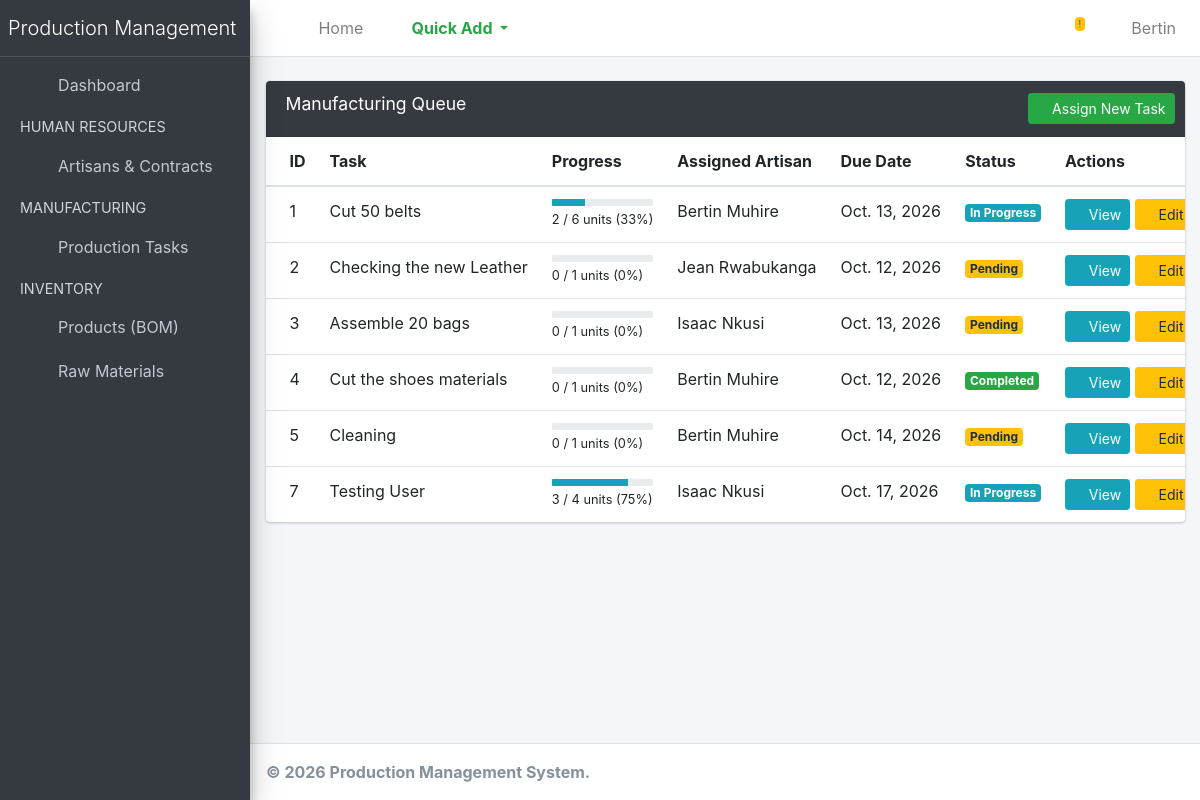
/production/tasks/ (signed in), run on an earlier commit of the app's database.
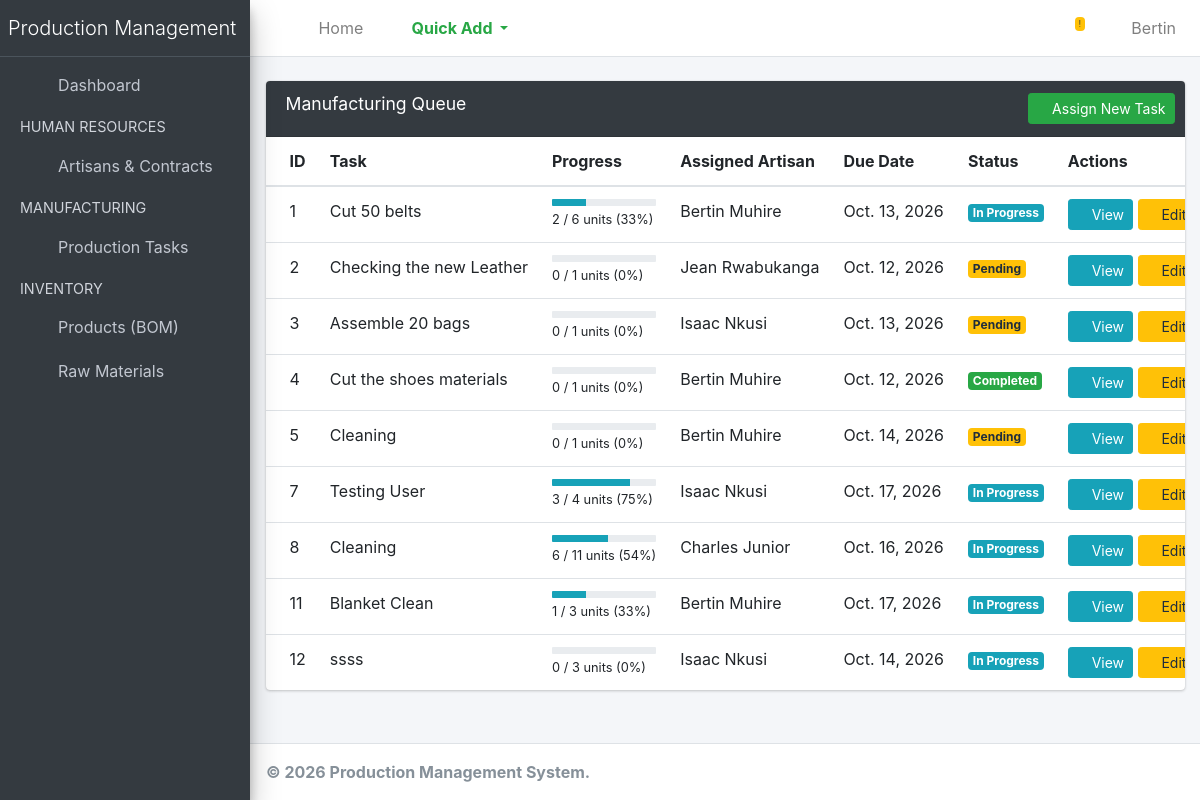
And on a later commit of the database.
### production/models.py (models this page shows, shortened)
class ProductionTask(models.Model):
    STATUS_CHOICES = [
        ('Pending', 'Pending'),
        ('In Progress', 'In Progress'),
        ('Completed', 'Completed'),
    ]
    title = models.CharField(max_length=200, help_text="e.g. Batch 1: Classic Belts")
    product = models.ForeignKey(Product, on_delete=models.PROTECT, related_name='tasks', null=True)
    target_quantity = models.PositiveIntegerField(default=1)
    produced_quantity = models.PositiveIntegerField(default=0)
    description = models.TextField(blank=True, null=True)
    assigned_to = models.ForeignKey(Employee, on_delete=models.SET_NULL, null=True, related_name='tasks')
    status = models.CharField(max_length=20, choices=STATUS_CHOICES, default='Pending')
    due_date = models.DateField()
    created_at = models.DateTimeField(auto_now_add=True)
    @property
    def progress_percentage(self):
        if self.target_quantity == 0:
            return 0
        return int((self.produced_quantity / self.target_quantity) * 100)
    def __init__(self, *args, **kwargs):
        super().__init__(*args, **kwargs)
        self._original_target = self.target_quantity if self.pk else 0

### employees/models.py (models this page shows, shortened)
class Employee(models.Model):
    first_name = models.CharField(max_length=50)
    last_name = models.CharField(max_length=50)
    department = models.ForeignKey(Department, on_delete=models.CASCADE, related_name='employees')
    hire_date = models.DateField(auto_now_add=True)
    is_active = models.BooleanField(default=True)
    def __str__(self):
        return f"{self.first_name} {self.last_name}"

### production/views.py (the view)
# urls.py: path('tasks/', views.task_list, name='task_list'),
@login_required
def task_list(request):
    tasks = ProductionTask.objects.all().select_related('assigned_to')
    return render(request, 'production/task_list.html', {'tasks': tasks})

### production/templates/production/task_list.html (shortened to what this page needs)
{% extends 'base.html' %}
{% block content %}
<div class="row">
    <div class="col-12">
        <div class="card">
            <div class="card-header bg-dark">
                <h3 class="card-title">Manufacturing Queue</h3>
                <div class="card-tools">
                    {% if request.user.is_staff %}
                        <a href="{% url 'production:task_create' %}" class="btn btn-success btn-sm">
                            <i class="fas fa-plus"></i> Assign New Task
                        </a>
                    {% endif %}
                </div>
            </div>
            <div class="card-body table-responsive p-0">
                <table class="table table-hover text-nowrap">
                    <thead>
                        <tr>
                            <th>ID</th>
                            <th>Task</th>
                            <th>Progress</th>
                            <th>Assigned Artisan</th>
                            <th>Due Date</th>
                            <th>Status</th>
                            <th>Actions</th>
                        </tr>
                    </thead>
                    <tbody>
                        {% for task in tasks %}
                        <tr>
                            <td>{{ task.id }}</td>
                            <td>{{ task.title }}</td>
                            <td>
                                <div class="progress progress-xs">
                                    <div class="progress-bar bg-info" style="width: {{ task.progress_percentage }}%"></div>
                                </div>
                                <small>{{ task.produced_quantity }} / {{ task.target_quantity }} units ({{ task.progress_percentage }}%)</small>
                            </td>
                            <td>{{ task.assigned_to|default:"Unassigned" }}</td>
                            <td>{{ task.due_date }}</td>
                            <td>
                                {% if task.status == 'Completed' %}
                                    <span class="badge badge-success">{{ task.status }}</span>
                                {% elif task.status == 'In Progress' %}
                                    <span class="badge badge-info">{{ task.status }}</span>
                                {% else %}
                                    <span class="badge badge-warning">{{ task.status }}</span>
                                {% endif %}
                            </td>
                            <td>
                                <a href="{% url 'production:task_detail' task.pk %}" class="btn btn-info btn-sm"><i class="fas fa-eye"></i> View</a>
                                {% if request.user.is_staff %}
                                    <a href="{% url 'production:task_update' task.pk %}" class="btn btn-warning btn-sm"><i class="fas fa-edit"></i> Edit</a>
                                {% endif %}
                            </td>
                        </tr>
                        {% empty %}
                        <tr>
                            <td colspan="6" class="text-center">No production tasks scheduled for Le Mieux Ltd.</td>
                        </tr>
                        {% endfor %}
                    </tbody>
                </table>
            </div>
        </div>
    </div>
</div>
{% endblock %}

### templates/base.html (shortened to what this page needs)
{% load static %}
<!DOCTYPE html>
<html lang="en">
<head>
    <link rel="stylesheet" href="{% static 'plugins/fontawesome-free/css/all.min.css' %}">
    <link rel="stylesheet" href="{% static 'dist/css/adminlte.min.css' %}">
</head>
<body class="hold-transition sidebar-mini">
<div class="wrapper">
    <nav class="main-header navbar navbar-expand navbar-white navbar-light">
        <ul class="navbar-nav">
            <li class="nav-item">
                <a class="nav-link" data-widget="pushmenu" href="#" role="button"><i class="fas fa-bars"></i></a>
            </li>
            <li class="nav-item d-none d-sm-inline-block">
                <a href="/" class="nav-link">Home</a>
            </li>
            <li class="nav-item dropdown">
                <a id="dropdownSubMenu1" href="#" data-toggle="dropdown" aria-haspopup="true" aria-expanded="false" class="nav-link dropdown-toggle text-success font-weight-bold">
                    <i class="fas fa-plus-circle"></i> Quick Add
                </a>
            </li>
        </ul>
        <ul class="navbar-nav ml-auto">
            <li class="nav-item dropdown">
                <a class="nav-link" data-toggle="dropdown" href="#">
                    <i class="far fa-bell"></i>
                    <span class="badge badge-warning navbar-badge">!</span>
                </a>
            </li>
            <li class="nav-item dropdown user-menu">
                <a href="#" class="nav-link dropdown-toggle" data-toggle="dropdown">
                    <i class="fas fa-user-circle fa-lg text-secondary"></i>
                    <span class="d-none d-md-inline ml-1">{{ request.user.username|title }}</span>
                </a>
            </li>
        </ul>
    </nav>
    <aside class="main-sidebar sidebar-dark-primary elevation-4">
        <a href="{% url 'dashboard' %}" class="brand-link">
            <span class="brand-text font-weight-light">Production Management</span>
        </a>
        <div class="sidebar">
            <nav class="mt-2">
                <ul class="nav nav-pills nav-sidebar flex-column" data-widget="treeview" role="menu" data-accordion="false">
                    <li class="nav-item">
                        <a href="{% url 'dashboard' %}" class="nav-link">
                            <i class="nav-icon fas fa-tachometer-alt"></i>
                            <p>Dashboard</p>
                        </a>
                    </li>
                    {% if request.user.is_staff %}
                        <li class="nav-header">HUMAN RESOURCES</li>
                        <li class="nav-item">
                            <a href="{% url 'employees:employee_list' %}" class="nav-link">
                                <i class="nav-icon fas fa-users"></i>
                                <p>Artisans & Contracts</p>
                            </a>
                        </li>
                    {% endif %}
                    <li class="nav-header">MANUFACTURING</li>
                    <li class="nav-item">
                        <a href="{% url 'production:task_list' %}" class="nav-link">
                            <i class="nav-icon fas fa-clipboard-list"></i>
                            <p>Production Tasks</p>
                        </a>
                    </li>
                    <li class="nav-header">INVENTORY</li>
                    <li class="nav-item">
                        <a href="{% url 'inventory:product_list' %}" class="nav-link">
                            <i class="nav-icon fas fa-box"></i>
                            <p>Products (BOM)</p>
                        </a>
                    </li>
                    <li class="nav-item">
                        <a href="{% url 'inventory:material_list' %}" class="nav-link">
                            <i class="nav-icon fas fa-boxes"></i>
                            <p>Raw Materials</p>
                        </a>
                    </li>
                </ul>
            </nav>
        </div>
    </aside>
    <div class="content-wrapper">
        <section class="content pt-4">
            <div class="container-fluid">
                {% block content %}
                {% endblock %}
            </div>
        </section>
    </div>
    <footer class="main-footer">
        <strong>&copy; 2026 Production Management System.</strong>
    </footer>
</div>
</body>
</html>

What changed in the data, as far as the page shows it:
added ProductionTask: id "8", title "Cleaning", produced_quantity "6", target_quantity "11", progress_percentage "54", assigned_to "Charles Junior", due_date "Oct. 16, 2026", status "In Progress"
added ProductionTask: id "11", title "Blanket Clean", produced_quantity "1", target_quantity "3", progress_percentage "33", assigned_to "Bertin Muhire", due_date "Oct. 17, 2026", status "In Progress"
added ProductionTask: id "12", title "ssss", produced_quantity "0", target_quantity "3", progress_percentage "0", assigned_to "Isaac Nkusi", due_date "Oct. 14, 2026", status "In Progress"
